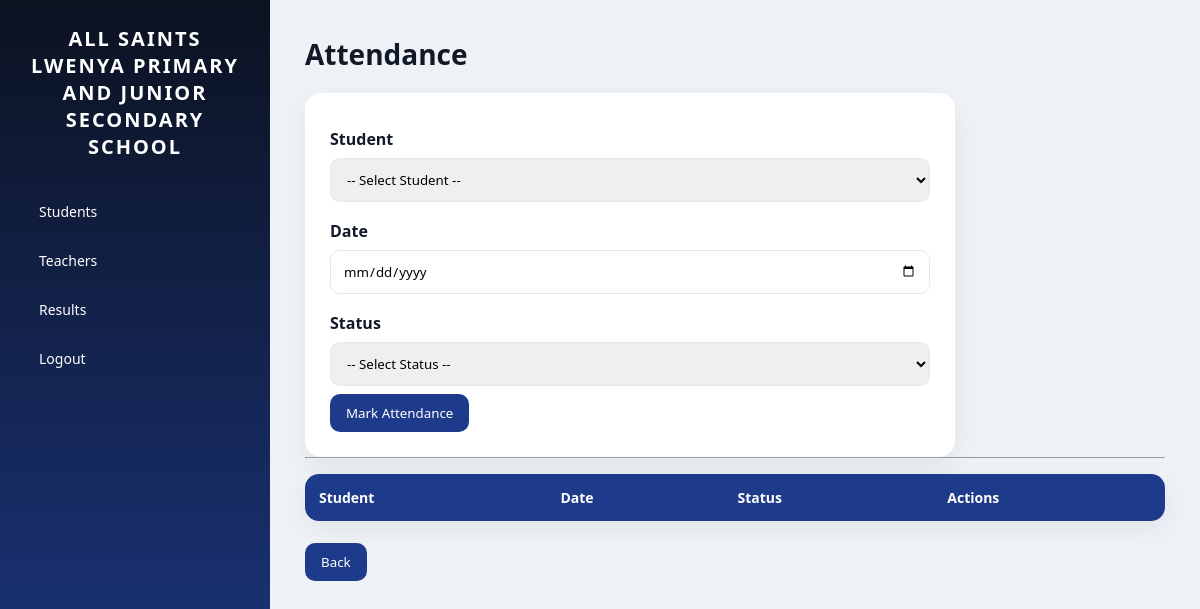
Before: /attendance/ with the older database file.
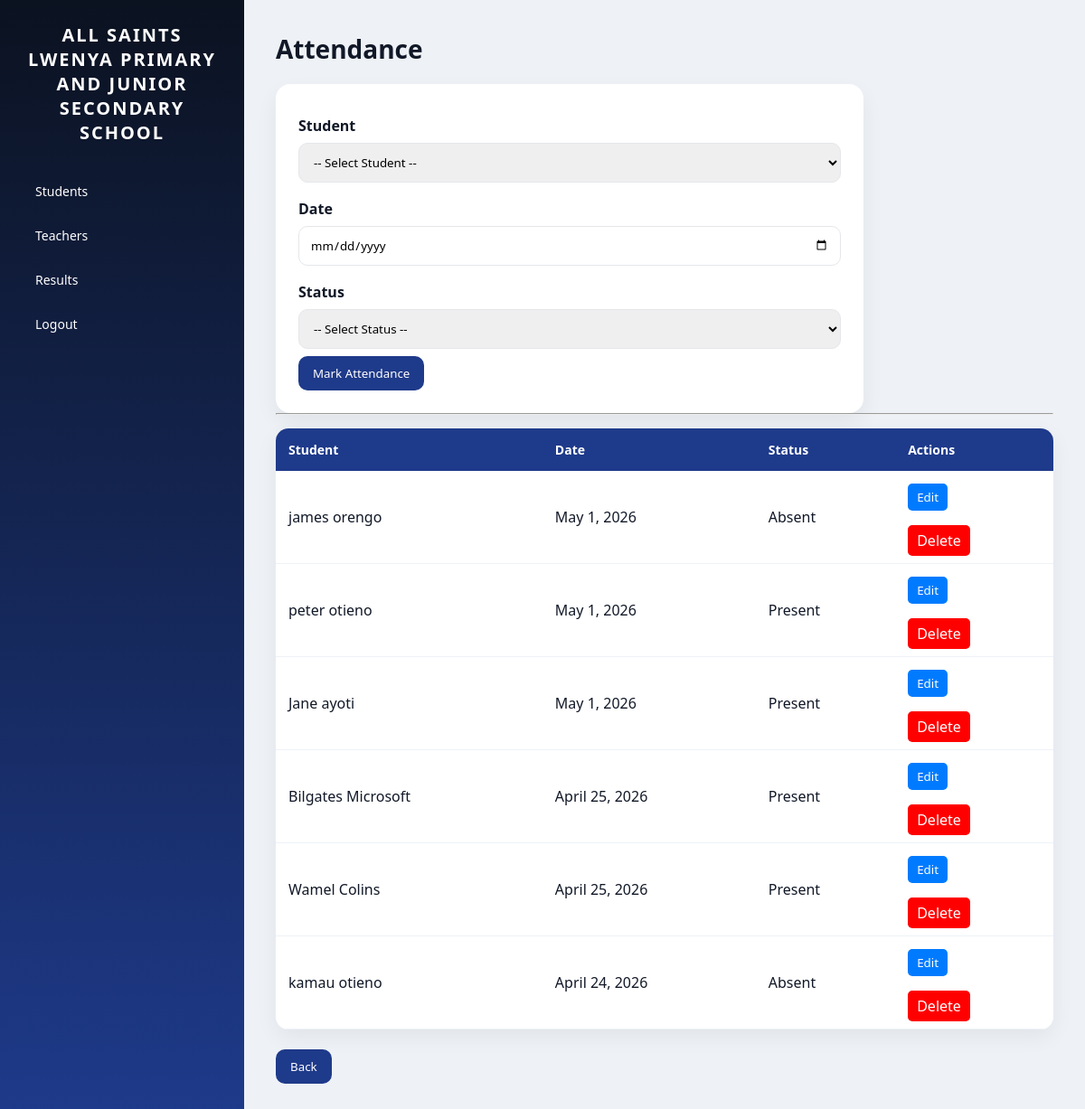
After: the same page with the newer database file.
### skullapp/models.py (models this page shows, shortened)
class Attendance(models.Model):
    student = models.ForeignKey(Student, on_delete=models.CASCADE)
    date = models.DateField()
    status = models.CharField(max_length=10, choices=[
        ('Present', 'Present'),
        ('Absent', 'Absent')
    ])

class Student(models.Model):
    first_name = models.CharField(max_length=100)
    last_name = models.CharField(max_length=100)
    admission_number = models.CharField(max_length=20, unique=True)
    student_class = models.CharField(max_length=20)

### skullapp/views.py (the view)
# urls.py: path('attendance/', views.attendance, name='attendance'),
def attendance(request):
    attendance_records = Attendance.objects.all().order_by('-date')
    students = Student.objects.all()
    return render(request, 'attendance.html', {
        'attendance': attendance_records,
        'students': students
    })

### skullapp/templates/attendance.html (shortened to what this page needs)
{% extends 'base.html' %}
{% block content %}
<h1>Attendance</h1>
<form method="POST" action="{% url 'mark_attendance' %}">
    <label>Student</label>
    <select name="student" required>
         <option value="">-- Select Student --</option>
    </select>
    <label>Date</label>
    <input type="date" name="date" required>
    <label>Status</label>
    <select name="status">
         <option value="">-- Select Status --</option>
    </select>
    <button type="submit">Mark Attendance</button>
</form>
<hr>
<table>
    <tr>
        <th>Student</th>
        <th>Date</th>
        <th>Status</th>
        <th>Actions</th>
    </tr>
    {% for a in attendance %}
    <tr>
        <td>{{ a.student.first_name }} {{ a.student.last_name }}</td>
        <td>{{ a.date }}</td>
        <td>{{ a.status }}</td>
        <td>
    <a href="{% url 'edit_attendance' a.pk %}">
        <button style="background:#007bff; color:white; border:none; padding:6px 10px; border-radius:5px;">
            Edit
        </button>
    </a>
    <br><br>
    <a href="{% url 'delete_attendance' a.id %}"
   onclick="openDeleteModal({{ a.pk }}); return false;"
   style="background:red; color:white; padding:6px 10px; border-radius:5px; text-decoration:none;">
   Delete
</a>
</td>
    </tr>
    {% endfor %}
</table>
<br>
<a href="{% url 'students' %}">
    <button>Back</button>
</a>
{% endblock %}

Changed rows visible on the page:
added Attendance: student.first_name "james", student.last_name "orengo", date "May 1, 2026", status "Absent"
added Attendance: student.first_name "peter", student.last_name "otieno", date "May 1, 2026", status "Present"
added Attendance: student.first_name "Jane", student.last_name "ayoti", date "May 1, 2026", status "Present"
added Attendance: student.first_name "Bilgates", student.last_name "Microsoft", date "April 25, 2026", status "Present"
added Attendance: student.first_name "Wamel", student.last_name "Colins", date "April 25, 2026", status "Present"
added Attendance: student.first_name "kamau", student.last_name "otieno", date "April 24, 2026", status "Absent"
